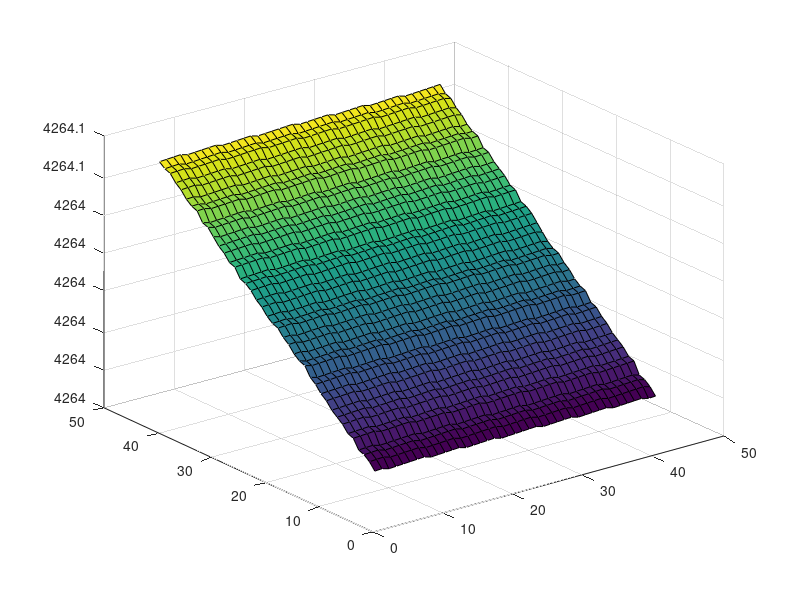

MATLAB code to generate this figure:
base_cost = 10;
side_cost = 6;
volume = 10; % m^3

[a,b] = meshgrid(1:0.1:5);

cost = a*b*base_cost + 2*(a+b)*volume*side_cost/(a*b);

surf(cost)